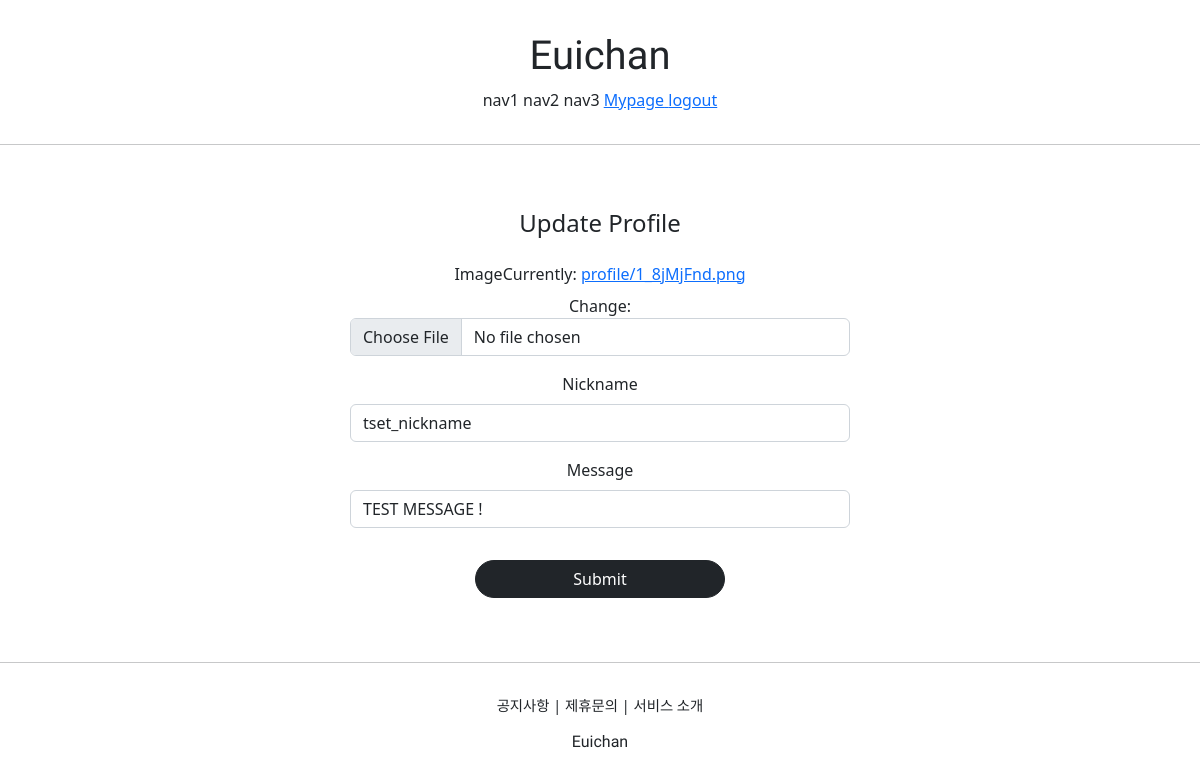
The page /profiles/update/1 (signed in) on the database as committed earlier.
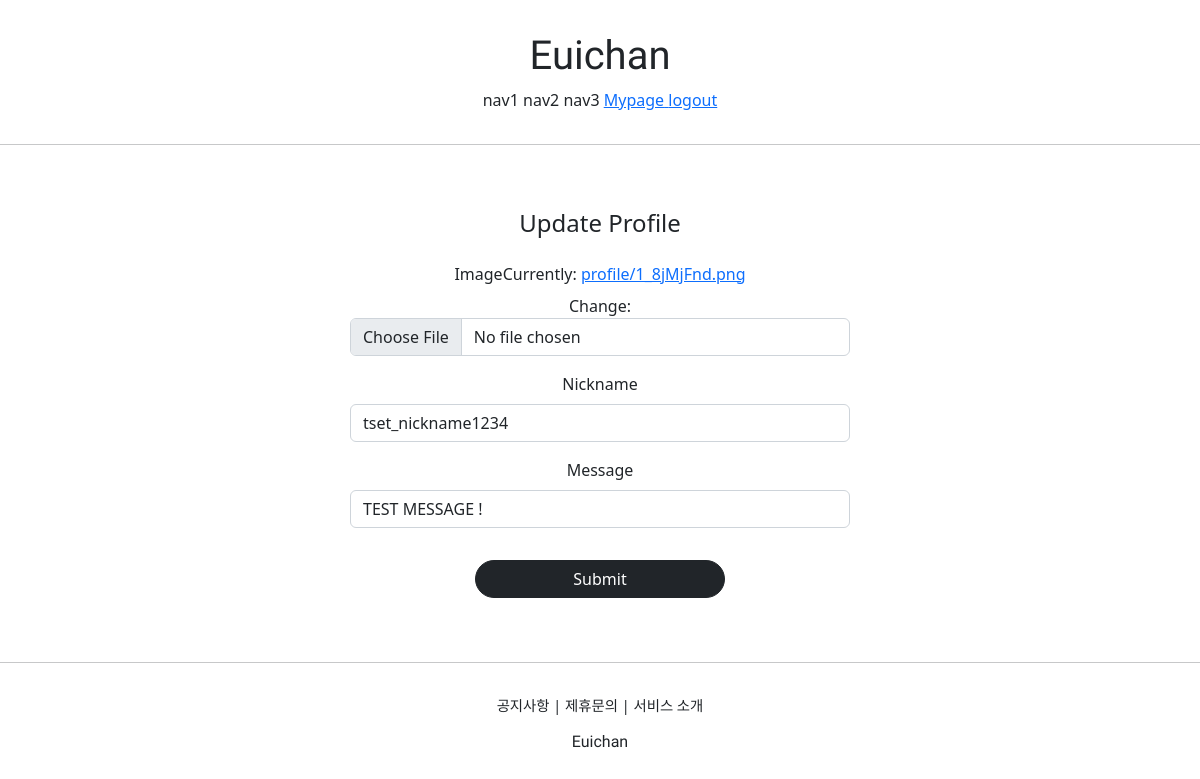
The same page on the database as committed later.
### profileapp/models.py (models this page shows)
class Profile(models.Model):
    user = models.OneToOneField(User, on_delete=models.CASCADE, related_name='profile')
    image = models.ImageField(upload_to='profile/', null=True)
    nickname = models.CharField(max_length=20, unique=True, null=True)
    message = models.CharField(max_length=100, null=True)

### profileapp/views.py (the view, shortened to what this page needs)
# urls.py: path('update/<int:pk>', ProfileUpdateView.as_view(), name='update'),
@method_decorator(profile_ownership_required, 'post')
@method_decorator(profile_ownership_required, 'get')
class ProfileUpdateView(UpdateView):
    model = Profile
    context_object_name = 'target_profile'
    form_class = ProfileCreationForm
    template_name = 'profileapp/update.html'

### profileapp/forms.py
class ProfileCreationForm(ModelForm):
    class Meta:
        model = Profile
        fields = ['image', 'nickname', 'message']

### profileapp/decorator.py (called while the page is built)
def profile_ownership_required(func):
    def decorated(request, *args, **kwargs):
        profile = Profile.objects.get(pk=kwargs['pk'])
        if not profile.user == request.user:
            return HttpResponseForbidden
        return func(request, *args, **kwargs)
    return decorated

### profileapp/templates/profileapp/update.html (shortened to what this page needs)
{% extends 'base.html' %}
{% load bootstrap4 %}
{% block content %}
<div style="text-align: center; max-width: 500px; margin: 4rem auto">
    <div class="mb-4">
        <h4>Update Profile</h4>
    </div>
    <form action="{% url 'profileapp:update' pk=target_profile.pk %}" method="post" enctype="multipart/form-data">
        {% bootstrap_form form %}
        <input type="submit" class="btn btn-dark rounded-pill col-6 mt-3">
    </form>
</div>
{% endblock %}

Rows that differ between the two databases and show on the page:
changed Profile "TEST MESSAGE !": nickname "tset_nickname" → "tset_nickname1234"
